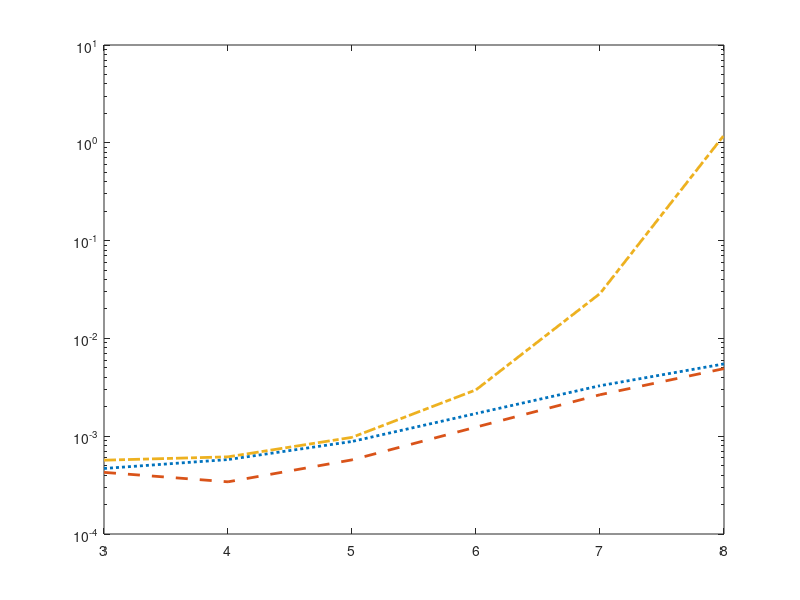

MATLAB code for this plot: (Note: this script raises an error after producing the figure.)
clear
load('per_data.mat', 'per_data')
sum_mat = zeros(1,24);

% for i = 1:24
%     sum_mat(i) = sum(per_data.res(i,:));
% end
% 
% sum_mat(1:3) = sum_mat(1:3)/ sum_mat(1);
% sum_mat(5:7) = sum_mat(5:7)/ sum_mat(5);
% sum_mat(9:11) = sum_mat(9:11)/ sum_mat(9);
% sum_mat(13:15) = sum_mat(13:15)/ sum_mat(13);
% sum_mat(17:19) = sum_mat(17:19)/ sum_mat(17);
% sum_mat(21:23) = sum_mat(21:23)/ sum_mat(21);
% 
% sum_mat'
% %normalize and take log
% log_sum_mat = log(sum_mat +1);
% log_sum_mat'
% speed_mat = zeros(1,24);
% 
% 
% speed_mat(1:3) = log_sum_mat(1:3)/ log_sum_mat(1);
% speed_mat(5:7) = log_sum_mat(5:7)/ log_sum_mat(5);
% speed_mat(9:11) = log_sum_mat(9:11)/ log_sum_mat(9);
% speed_mat(13:15) = log_sum_mat(13:15)/ log_sum_mat(13);
% speed_mat(17:19) = log_sum_mat(17:19)/ log_sum_mat(17);
% speed_mat(21:23) = log_sum_mat(21:23)/ log_sum_mat(21);
% %%
% % remove the last bar column to see max d = 7
% figure,
% a = gca;
% bar([per_data.res(1:4,:); per_data.res(5:8,:); per_data.res(9:12,:); per_data.res(13:16,:); per_data.res(17:20,:); per_data.res(21:24,:)],'stacked');
% %bar(log_sum_mat)
% title('Runtime in each d-way tensor with n=2000')
% ylabel('Raw Runtime')
% 
% xlabel('Size')
% xticks([0:24]);
% xticklabels({'','QR Imp','NE','QR Exp','','QR Imp','NE','QR Exp','','QR Imp','NE','QR Exp','','QR Imp','NE','QR Exp','','QR Imp','NE','QR Exp','','QR Imp','NE','QR Exp'});
% a.XRuler.TickLabelGapOffset = 15;   
% a.YRuler.TickLabelGapOffset = 15;
% %text(1:length(log_sum_mat),log_sum_mat,num2str(speed_mat'),'vert','bottom','horiz','center')
% 
% v = -0.1;
% text(1.5,v,'d=3','fontsize',10)
% text(5.5,v,'d=4','fontsize',10)
% text(9.5,v,'d=5','fontsize',10)
% text(13.5,v,'d=6','fontsize',10)
% text(17.5,v,'d=7','fontsize',10)
% text(21.5,v,'d=8','fontsize',10)
% 
% l = legend('Gram/QR','QR on R','Qtb','apply QR on R','Atb','Back','fontsize',16);

%%



for i = 1:24
    sum_mat(i) = sum(per_data.res(i,:));
end



x = [3,4,5,6,7,8];
y1 = zeros(1,6);
y2 = zeros(1,6);
y3 = zeros(1,6);
yy1 = 1;
for i = 1:6
    y1(yy1) = sum_mat(4*(i-1)+1);
    y2(yy1) = sum_mat(4*(i-1)+2);
    y3(yy1) = sum_mat(4*(i-1)+3);
    
    yy1 = yy1+ 1;
end

figure,
ax = gca;

o = semilogy(x,y1,':','linewidth',2), hold on
p = semilogy(x,y2,'--','linewidth',2)
q = semilogy(x,y3,'-.','linewidth',2)
p.Marker = "o"
o.Marker = "o"
q.Marker = "o"
title("Raw Runtime line plot by keeping n = 2000")

ylabel("Total time")
xlabel("Number of Modes")
set(gca, 'XTick', 3:8)
l = legend("QR Imp", "NE","QR Exp")
l.Location = 'northwest'
set(gca,'fontsize',16);
set(gcf,'Units','inches');
screenposition = get(gcf,'Position');
set(gcf,...
    'PaperPosition',[0 0 screenposition(3:4)],...
    'PaperSize',[screenposition(3:4)]);
saveas(gcf,'lineplot_p.pdf')
















